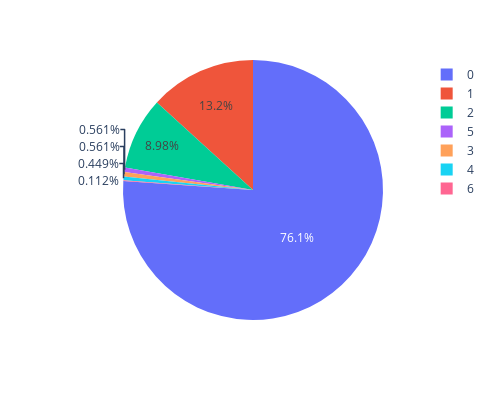

This figure's notebook cell:
### Code cell
px.pie(names=df['Parch'].value_counts().index,
       values=df['Parch'].value_counts().values,height=400,width=500)
# it show many people are travelling withoout there parents or children

### Figure 1 — Plotly figure (JSON) as saved in the notebook; plotly's stock layout.template omitted (floating-point values rounded to 4 significant figures)
{"data": [{"domain": {"x": [0, 1], "y": [0, 1]}, "hovertemplate": "label=%{label}<br>value=%{value}<extra></extra>", "labels": [0, 1, 2, 5, 3, 4, 6], "legendgroup": "", "name": "", "showlegend": true, "type": "pie", "values": [678, 118, 80, 5, 5, 4, 1]}], "layout": {"height": 400, "legend": {"tracegroupgap": 0}, "margin": {"t": 60}, "width": 500}}
